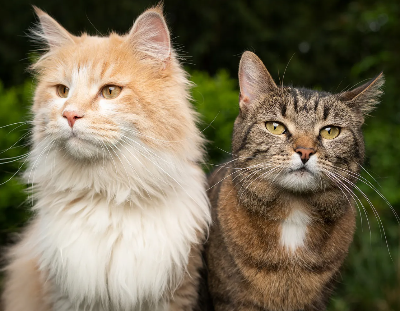
#> input picture TD10-ArbresKMoyenne/mid_cats.png, 400 x 311 px
$ jupyter execute --allow-errors TP10ArbresKMoyennes.ipynb
#> lines starting #> are read from the running program, lines starting #| are printed output that depends on the picture
[cell 1]
import numpy as np
import matplotlib.pyplot as plt

# [18 lines left out: function plot_clusters, not called in this run]

## K-Moyennes

Nous allons implémenter l'algorithme K-moyennes, l'utiliser sur un exemple simple (trois gaussiennes en 2D), puis montrer son utilisation comme algorithme de compression.

Vous n'avez rien à faire ici, on génère simplement notre dataset.

[cell 2]
np.random.seed(42)

# Nombre de points par cluser
n = 150

# Moyenne des trois gaussiennes
mu1 = [-2, 0]
mu2 = [2, 2]
mu3 = [0, -3]

# Matrices de covariance
cov1 = [[0.8, 0.2],
        [0.2, 0.5]]

cov2 = [[0.5, -0.3],
        [-0.3, 0.8]]

cov3 = [[0.6, 0],
        [0, 0.6]]


X1 = np.random.multivariate_normal(mu1, cov1, n)
X2 = np.random.multivariate_normal(mu2, cov2, n)
X3 = np.random.multivariate_normal(mu3, cov3, n)

X = np.vstack((X1, X2, X3))

# Plot
plt.figure(figsize=(6,6))
plt.scatter(X[:,0], X[:,1], s=20)
plt.xlabel("x1")
plt.ylabel("x2")
plt.title("Dataset composé de trois gaussiennes")
plt.axis("equal")
plt.show()
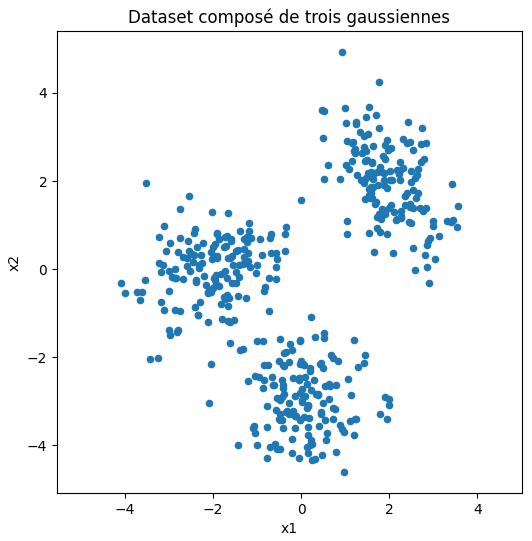
#> figure drawn by matplotlib, 1 panel

**Question 1.1**

Codez l'étape 1 de l'algorithme qui assigne aux points l'indice du centroïde le proche.

Par rapport au cours on change légèrement la notation pour l'affectation, nous avions dans le cours :

 $a_{n,k} = \begin{cases} 1 & \text{si } k = \argmin_i ||\vec{x}_n - \vec{\mu}_i||_2 \\ 0 & \text{sinon} \end{cases}$

 Nous allons ici considérer :

  $a_{n} = k =  \argmin_i ||\vec{x}_n - \vec{\mu}_i||_2 $

En d'autres la valeur de $a_{n}$ correspond simplement au cluster auquel appartient le point $\vec{x}_n$.

Les deux notations sont équivalentes, la seconde me semble plus naturelle informatiquement, mais vous pouvez penser l'inverse et conserver la première définition de $a$.

[cell 3]
# [11 lines left out: function assigner_cluster, not called in this run]

**Question 1.2**

Codez l'étape 2 de l'algorithme qui calcule la position de chaque centroïde comme la moyenne des points qui lui ont été assignés.

[cell 4]
# [12 lines left out: function update_centroides, not called in this run]

**Question 1.3**

Codez l'algorithme complet des K-moyennes

[cell 5]
def K_moyennes(X,K):
    '''
    Input :
    X : Données de dimension (N,D)
    Output :
    mu : Centroïdes de dimension (K,D)
    a : Vecteur d'assignation de dimension (N)
    '''
    mu = X[np.random.choice(X.shape[0], K, replace=False)] # On vous donne l'initialisation de mu, on prend simplement K points aléatoirement dans X

    return (mu,a)

**Question 1.4**
Essayez votre algorithme avec différentes valeurs de K, observez le résultat.

[cell 6]
K = 2
#> (the rest of this cell did not finish here and is left out)

**Question 1.4**
Ecrivez la loss function, on rappelle sa formule :

$ J =  \sum_n^N \sum_k^K a_{n,k}||\vec{x}_n-\vec{\mu}_k||_2^2 $

Vous avez déjà tous les élèments grâce aux fonctions précédentes .

[cell 7]
# [11 lines left out: function loss, not called in this run]

**Question 1.5** On plot la loss en fonction du choix de K.

Pouvez vous observer une inflection dans la courbe pour un certain K ? Est ce cohérent ?

Parfois cette zone se nomme le "coude" de la courbe et c'est un bon indice du K à choisir.

[cell 8]
lloss = []
#> (the rest of this cell did not finish here and is left out)

### Appliation des K-moyennes aux images

Une image est composée de millions de pixels, chacun défini par une couleur, un pixel est donc un point dans un espace à 3 dimensions (Rouge, Vert, Bleu). L'idée est d'observer que ces millions de couleurs ne sont pas réparties uniformément : elles forment des groupes naturels dans cet espace. Une photo de forêt aura un grand cluster de verts, une photo de ciel un grand cluster de bleus.

On applique K-moyennes sur ces pixels : on trouve K centroïdes, et on remplace la couleur de chaque pixel par la couleur du centroïde le plus proche. Au lieu de stocker des millions de couleurs distinctes, on n'en stocke que K, d'où la compression.

Plus K est petit, plus l'image est compressée, mais plus elle perd en qualité.

On vous donne ci dessous le code pour charger une image.

Suivant l'implémentation de votre algorithme, le temps de calcul peut être long, on vous donne donc quatre versions de la même image dans des tailles différentes big, mid, small et micro. La taille big demande un code vraiment bien optimisé (full numpy), mid&small devrait tourner avec un code utilisant un peu de numpy, micro pour un code python plus classique avez quelques lenteurs.

[cell 9]
from PIL import Image

img = Image.open("mid_cats.png").convert("RGB")
arr = np.array(img)
plt.imshow(arr)
plt.axis('off')
plt.show()

**Question 2.1**

Appliquez K-moyennes à l'image

#> (a cell that did not finish here is left out)

**Question 2.2** transformez l'image en X_transforme tel quel si X[n] soit de classe $k$ alors X_transforme[n] contienne le centroide $\mu_k$

[cell 11]
# [12 lines left out: function transforme, not called in this run]

Observez l'image après transformation, modifiez la valeur de K.

[cell 12]
X = arr.reshape(-1,3)
K = 3
#> (the rest of this cell did not finish here and is left out)

X_transforme = transforme(X,mu,a)
H, W = img.size[1], img.size[0]
arr_new = X_transforme.reshape(H, W, 3)

plt.figure(figsize=(10,5))

plt.subplot(1,2,1)
plt.imshow(arr)
plt.axis('off')
plt.title("Original")

plt.subplot(1,2,2)
plt.imshow(arr_new)
plt.axis('off')
plt.title(f"Compressée avec K={K}")

plt.show()

## Arbres de décision (bonus)

Nous allons utiliser sklearn pour les arbres de décision.

On souhaite mesurer les performances, nottament en fonction de la profondeur de l'arbre.

Nous allons pour cela prendre (presque) le même dataset que pour k-moyennes, mais en considérant les classes connues (et l'on souhaite apprendre un modèle classifiant de nouveaux points).

[cell 13]
import numpy as np
import matplotlib.pyplot as plt


np.random.seed(42)

# Nombre de points par cluser
n = 200

# Moyenne des trois gaussiennes
mu1 = [-1.2, 0.1]
mu2 = [1.8, 1.8]
mu3 = [0, -1.8]

# Matrices de covariance
cov1 = np.array([[0.8, 0.2],[0.2, 0.5]]) *1.2

cov2 =  np.array([[0.5, -0.3],[-0.3, 0.8]])*1.8

cov3 =  np.array([[0.6, 0],[0, 0.6]])*1.2


X1 = np.random.multivariate_normal(mu1, cov1, n)
Y1 = np.full(n, 0)
X2 = np.random.multivariate_normal(mu2, cov2, n)
Y2 = np.full(n, 1)
X3 = np.random.multivariate_normal(mu3, cov3, n)
Y3 = np.full(n, 2)

X = np.vstack((X1, X2, X3))
Y = np.concat((Y1, Y2, Y3))
shuffled_indices = np.random.permutation(3*n)
X = X[shuffled_indices]
Y = Y[shuffled_indices]


# Plot
plt.figure(figsize=(6,6))
plt.scatter(X[:,0], X[:,1], s=20, c=Y, cmap='viridis')
plt.xlabel("x1")
plt.ylabel("x2")
plt.title("Dataset composé de trois gaussiennes")
plt.axis("equal")
plt.show()
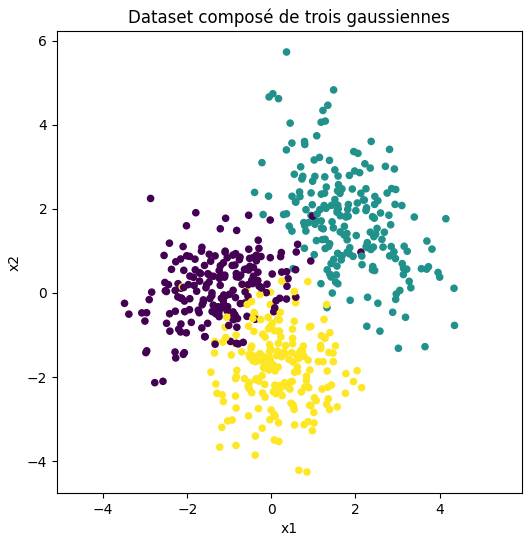
#> figure drawn by matplotlib, 1 panel
